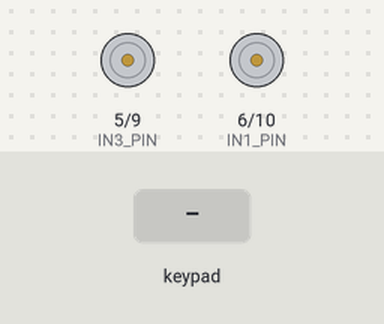
Simulated run of this sketch. Board: Arduino Uno, built with avr-gcc and run on an emulated ATmega328P. Shown: motor-driver pin pairs drawn as motors (green arrow = first pin HIGH = forward, orange = second pin HIGH = backward, longer = more drive). The inputs (shaded band) are chosen by the test bench.

Above: at 1.2 s.
1.3 s: key 'U' pressed
At 1.5 s:
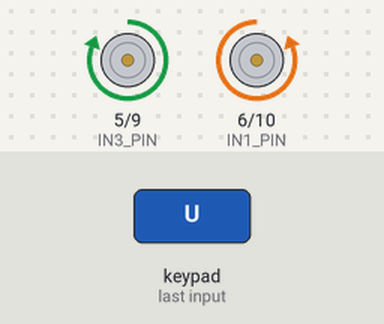
3.2 s: key 'D' pressed
At 3.4 s:
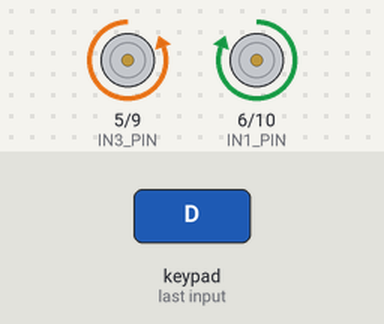
5.1 s: key 'L' pressed
At 5.3 s:
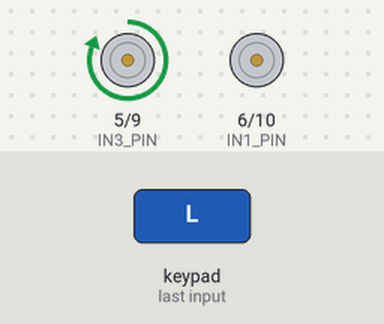
7.0 s: key 'R' pressed
At 7.2 s:
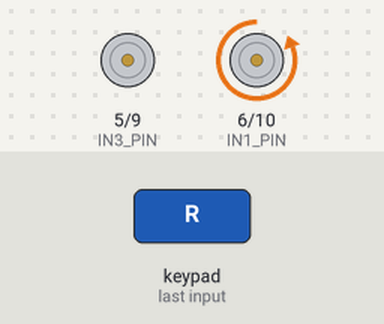
Timing chart, 0 to 9.9 s (numbered marks = the images above; inputs shaded):
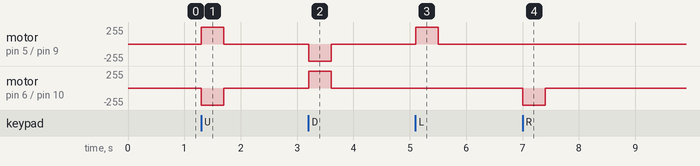

Measured:
- after the input at 1.3 s, motor on pin 5 (IN3_PIN) / pin 9 (IN4_PIN): stopped → forward 255/255 at once, → stopped 0.40 s later; motor on pin 6 (IN1_PIN) / pin 10 (IN2_PIN): stopped → backward 255/255 at once, → stopped 0.40 s later
- after the input at 3.2 s, motor on pin 5 (IN3_PIN) / pin 9 (IN4_PIN): stopped → backward 255/255 at once, → stopped 0.40 s later; motor on pin 6 (IN1_PIN) / pin 10 (IN2_PIN): stopped → forward 255/255 at once, → stopped 0.40 s later
- after the input at 5.1 s, motor on pin 5 (IN3_PIN) / pin 9 (IN4_PIN): stopped → forward 255/255 at once, → stopped 0.40 s later
- after the input at 7.0 s, motor on pin 6 (IN1_PIN) / pin 10 (IN2_PIN): stopped → backward 255/255 at once, → stopped 0.40 s later

The sketch:

ble_joystick_emakefun.ino
```cpp
#include <FastLED.h>
#define CUSTOM_SETTINGS
#define INCLUDE_GAMEPAD_MODULE
#include <Dabble.h>

#define SPEED_MULTIPLIER 1.25

void setup() {
  Serial.begin(9600);
  Dabble.begin(Serial);   // Connect the Dabble controller to hardware serial (where the bluetooth chip is reading from)

  move_setup();
  set_speed(1);
}

void loop() {
  Dabble.processInput(); // We run this as fast as possible so that we always have the lastest commands from the bluetooth controller

  EVERY_N_MILLISECONDS(50) { // Run every so often to update servo
    if(GamePad.isUpPressed()) {
      forward();
    } else if(GamePad.isDownPressed()) {
      backward();
    } else if(GamePad.isLeftPressed()) {
      pivot_left();
    } else if(GamePad.isRightPressed()) {
      pivot_right();
    } else {
      // Use joystick values
      float x = GamePad.getXaxisData() / 7.0;
      float y = GamePad.getYaxisData() / 7.0;

      float vl, vr;
      joystick_to_wheel_speeds(x, y, &vl, &vr);
      set_speed(vl * SPEED_MULTIPLIER, vr * SPEED_MULTIPLIER);
    }
  }
}
```

joystick_conversion.ino
```cpp
// CONFIG
// - fPivYLimt  : The threshold at which the pivot action starts
//                This threshold is measured in units on the Y-axis
//                away from the X-axis (Y=0). A greater value will assign
//                more of the joystick's range to pivot actions.
//                Allowable range: (0..+127)
#define fPivYLimit 32.0

void joystick_to_wheel_speeds(float x, float y, float *vl, float *vr) {
  // Differential Steering Joystick Algorithm
  // ========================================
  //   by Calvin Hass
  //   https://www.impulseadventure.com/elec/
  //
  // Converts a single dual-axis joystick into a differential
  // drive motor control, with support for both drive, turn
  // and pivot operations.
  //

  // Constrain to -1...1 range
  x = constrain(x, -1, 1);
  y = constrain(y, -1, 1);

  // INPUTS -> convert to -128...127 range
  int     nJoyX = (int)(x * 128.0);       // Joystick X input                     (-128..+127)
  int     nJoyY = (int)(y * 128.0);       // Joystick Y input                     (-128..+127)

  // OUTPUTS
  int     nMotMixL;           // Motor (left)  mixed output           (-128..+127)
  int     nMotMixR;           // Motor (right) mixed output           (-128..+127)


  // TEMP VARIABLES
  float   nMotPremixL;    // Motor (left)  premixed output        (-128..+127)
  float   nMotPremixR;    // Motor (right) premixed output        (-128..+127)
  int     nPivSpeed;      // Pivot Speed                          (-128..+127)
  float   fPivScale;      // Balance scale b/w drive and pivot    (   0..1   )


  // Calculate Drive Turn output due to Joystick X input
  if (nJoyY >= 0) {
    // Forward
    nMotPremixL = (nJoyX >= 0) ? 127.0 : (127.0 + nJoyX);
    nMotPremixR = (nJoyX >= 0) ? (127.0 - nJoyX) : 127.0;
  } else {
    // Reverse
    nMotPremixL = (nJoyX >= 0) ? (127.0 - nJoyX) : 127.0;
    nMotPremixR = (nJoyX >= 0) ? 127.0 : (127.0 + nJoyX);
  }

  // Scale Drive output due to Joystick Y input (throttle)
  nMotPremixL = nMotPremixL * nJoyY / 128.0;
  nMotPremixR = nMotPremixR * nJoyY / 128.0;

  // Now calculate pivot amount
  // - Strength of pivot (nPivSpeed) based on Joystick X input
  // - Blending of pivot vs drive (fPivScale) based on Joystick Y input
  nPivSpeed = nJoyX;
  fPivScale = (abs(nJoyY) > fPivYLimit) ? 0.0 : (1.0 - abs(nJoyY) / fPivYLimit);

  // Calculate final mix of Drive and Pivot
  nMotMixL = (1.0 - fPivScale) * nMotPremixL + fPivScale * ( nPivSpeed);
  nMotMixR = (1.0 - fPivScale) * nMotPremixR + fPivScale * (-nPivSpeed);

  // Scale back to -1...1 range
  *vl = constrain(nMotMixL / 128.0, -1, 1);
  *vr = constrain(nMotMixR / 128.0, -1, 1);
}
```

move_functions.ino
```cpp
#define IN1_PIN 6
#define IN2_PIN 10
#define IN3_PIN 5
#define IN4_PIN 9

float speed_multiplier = 1; // Max speed = 1, min speed = 0

void move_setup() {
  pinMode(IN1_PIN, OUTPUT);
  digitalWrite(IN1_PIN, LOW); // When not sending PWM, we want it low
  pinMode(IN2_PIN, OUTPUT);
  digitalWrite(IN2_PIN, LOW); // When not sending PWM, we want it low
  pinMode(IN3_PIN, OUTPUT);
  digitalWrite(IN3_PIN, LOW); // When not sending PWM, we want it low
  pinMode(IN4_PIN, OUTPUT);
  digitalWrite(IN4_PIN, LOW); // When not sending PWM, we want it low
}

void set_speed(float leftSpeed, float rightSpeed) {
  // Move function: leftSpeed and rightSpeed from -1 to 1, 0 is no movement
  leftSpeed = constrain(leftSpeed, -1, 1);
  rightSpeed = constrain(rightSpeed, -1, 1);

  leftSpeed *= 255; // get into range of analogWrite
  rightSpeed *= 255;

  float pin1 = 0, pin2 = 0, pin3 = 0, pin4 = 0;

  if(leftSpeed > 0) pin2 = leftSpeed;
  else pin1 = -1 * leftSpeed;

  if(rightSpeed > 0) pin3 = rightSpeed;
  else pin4 = -1 * rightSpeed;

  analogWrite(IN1_PIN, (int)pin1);
  analogWrite(IN2_PIN, (int)pin2);
  analogWrite(IN3_PIN, (int)pin3);
  analogWrite(IN4_PIN, (int)pin4);
}

void set_speed(float speed) {
  // speed is a float between 0 and 1
  speed_multiplier = constrain(speed, 0, 1);
}

void forward() {
  set_speed(speed_multiplier, speed_multiplier);
}

void backward() {
  set_speed(-speed_multiplier, -speed_multiplier);
}

void stop() {
  set_speed(0, 0);
}

void sharp_left() {
  set_speed(-speed_multiplier, speed_multiplier);
}

void sharp_right() {
  set_speed(speed_multiplier, -speed_multiplier);
}

void pivot_left() {
  set_speed(0 , speed_multiplier);
}

void pivot_right() {
  set_speed(speed_multiplier, 0);
}
```
